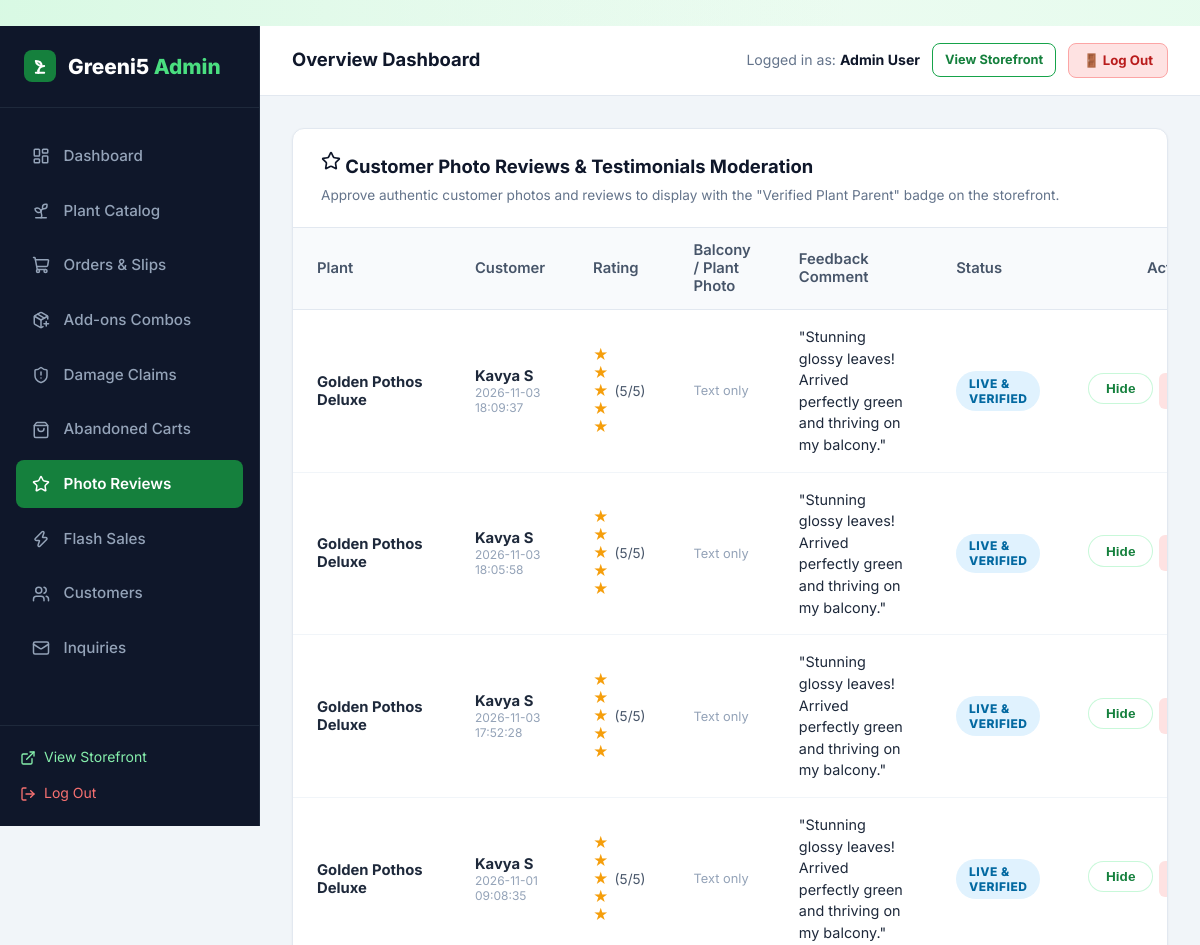
Before: /admin/reviews (signed in, upper part) with the older database file.
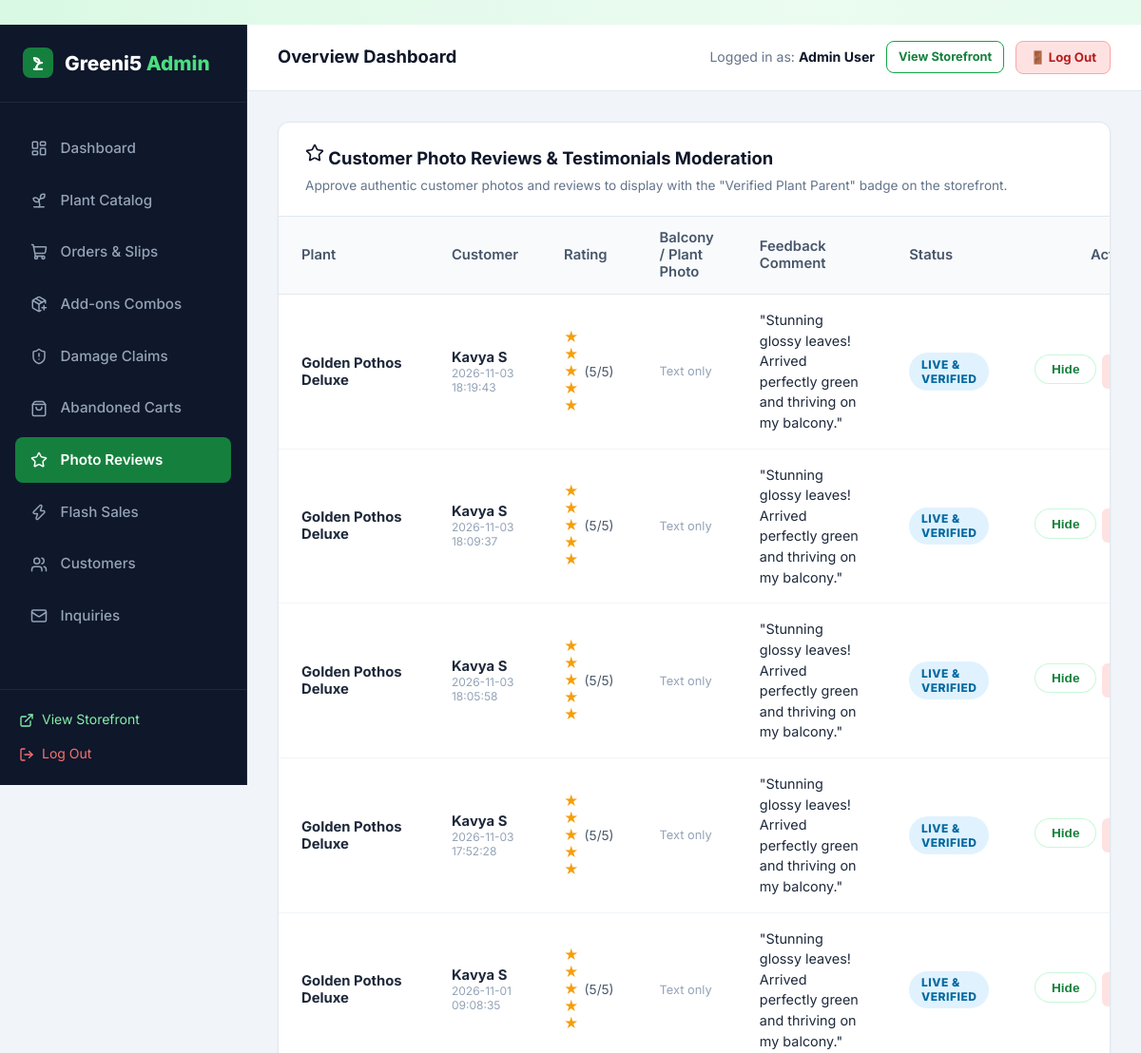
After: the same page with the newer database file.
### tables this page shows
CREATE TABLE reviews (
    id INTEGER PRIMARY KEY AUTOINCREMENT,
    plant_id INTEGER NOT NULL,
    user_id INTEGER,
    user_name TEXT NOT NULL,
    rating INTEGER NOT NULL CHECK(rating >= 1 AND rating <= 5),
    comment TEXT NOT NULL,
    created_at TIMESTAMP DEFAULT CURRENT_TIMESTAMP, photo_url TEXT DEFAULT '', is_approved INTEGER DEFAULT 1,
    FOREIGN KEY (plant_id) REFERENCES plants(id) ON DELETE CASCADE,
    FOREIGN KEY (user_id) REFERENCES users(id) ON DELETE SET NULL
);

CREATE TABLE plants (
    id INTEGER PRIMARY KEY AUTOINCREMENT,
    category_id INTEGER NOT NULL,
    name TEXT NOT NULL,
    slug TEXT NOT NULL UNIQUE,
    price REAL NOT NULL,
    discount_price REAL,
    stock INTEGER NOT NULL DEFAULT 10,
    description TEXT NOT NULL,
    sunlight TEXT,
    watering TEXT,
    temperature TEXT,
    soil TEXT,
    difficulty TEXT DEFAULT 'Easy',
    is_featured INTEGER DEFAULT 0,
    is_bestseller INTEGER DEFAULT 0,
    created_at TIMESTAMP DEFAULT CURRENT_TIMESTAMP,
    FOREIGN KEY (category_id) REFERENCES categories(id) ON DELETE CASCADE
);

### app.py (the view)
@app.route('/admin/reviews')
@admin_required
def admin_reviews():
    reviews = query_db('''
        SELECT r.*, p.name as plant_name
        FROM reviews r
        JOIN plants p ON r.plant_id = p.id
        ORDER BY r.id DESC
    ''')
    return render_template('admin/reviews_moderation.html', reviews=reviews)

### app.py (called while the page is built)
@app.after_request
def add_cache_control_headers(response):
    if response.content_type and 'text/html' in response.content_type:
        response.headers['Cache-Control'] = 'no-cache, no-store, must-revalidate, max-age=0'
        response.headers['Pragma'] = 'no-cache'
        response.headers['Expires'] = '0'
    return response

def admin_required(f):
    @wraps(f)
    def decorated_function(*args, **kwargs):
        if 'user_id' not in session:
            flash('Admin authentication required.', 'warning')
            return redirect(url_for('login', next=request.full_path.rstrip('?')))
        user = query_db('SELECT role FROM users WHERE id = ?', (session['user_id'],), one=True)
        if not user or user['role'] != 'admin':
            flash('Access denied. Administrator privileges required.', 'danger')
            return redirect(url_for('index'))
        return f(*args, **kwargs)
    return decorated_function

### database.py (called while the page is built)
def get_db():
    db = getattr(g, '_database', None)
    if db is None:
        db = g._database = sqlite3.connect(DATABASE)
        db.row_factory = sqlite3.Row
        db.execute('PRAGMA foreign_keys = ON;')
    return db

### templates/admin/reviews_moderation.html (shortened to what this page needs)
﻿{% extends "admin/base_admin.html" %}
{% block admin_content %}
<div class="admin-card">
  <div class="admin-card-header">
    <div>
      <h3 class="admin-card-title"><i data-lucide="star" style="width: 20px;"></i> Customer Photo Reviews & Testimonials Moderation</h3>
      <p style="font-size: 0.85rem; color: #64748b; margin-top: 4px;">Approve authentic customer photos and reviews to display with the "Verified Plant Parent" badge on the storefront.</p>
    </div>
  </div>
  <div class="table-responsive">
    <table class="admin-table">
      <thead>
        <tr>
          <th>Plant</th>
          <th>Customer</th>
          <th>Rating</th>
          <th>Balcony / Plant Photo</th>
          <th>Feedback Comment</th>
          <th>Status</th>
          <th style="text-align: right;">Action</th>
        </tr>
      </thead>
      <tbody>
        {% for rev in reviews %}
        <tr>
          <td>
            <strong>{{ rev.plant_name }}</strong>
          </td>
          <td>
            <div><strong>{{ rev.user_name }}</strong></div>
            <div style="font-size: 0.75rem; color: #94a3b8;">{{ rev.created_at }}</div>
          </td>
          <td>
            <div style="display: flex; align-items: center; gap: 2px; color: #f59e0b;">
              {% for i in range(rev.rating) %}
                &#9733;
              {% endfor %}
              <span style="color: #475569; font-size: 0.85rem; margin-left: 4px;">({{ rev.rating }}/5)</span>
            </div>
          </td>
          <td>
            {% if rev.photo_url %}
              <a href="{{ rev.photo_url }}" target="_blank">
                <img src="{{ rev.photo_url }}" alt="Plant Photo" style="width: 54px; height: 54px; border-radius: 8px; object-fit: cover; border: 1.5px solid #22c55e;">
              </a>
            {% else %}
              <span style="color: #94a3b8; font-size: 0.8rem;">Text only</span>
            {% endif %}
          </td>
          <td style="font-size: 0.9rem; color: #1e293b; max-width: 280px; line-height: 1.5;">
            "{{ rev.comment }}"
          </td>
          <td>
            {% if rev.is_approved %}
              <span class="badge badge-accepted">Live & Verified</span>
            {% else %}
              <span class="badge badge-pending">Pending Approval</span>
            {% endif %}
          </td>
          <td style="text-align: right;">
            <div style="display: inline-flex; gap: 6px;">
              {% if not rev.is_approved %}
                <form action="{{ url_for('admin_review_approve', review_id=rev.id) }}" method="POST" style="display:inline;">
                  <button type="submit" class="btn btn-primary btn-sm" title="Approve review">
                    <i data-lucide="check" style="width: 14px;"></i> Approve
                  </button>
                </form>
              {% else %}
                <form action="{{ url_for('admin_review_reject', review_id=rev.id) }}" method="POST" style="display:inline;">
                  <button type="submit" class="btn btn-secondary btn-sm" title="Hide review">
                    Hide
                  </button>
                </form>
              {% endif %}
              <form action="{{ url_for('admin_review_delete', review_id=rev.id) }}" method="POST" style="display:inline;" onsubmit="return confirm('Delete this review completely?');">
                <button type="submit" class="btn btn-sm" style="background: #fee2e2; color: #dc2626; border: none; padding: 6px 10px; border-radius: 6px; cursor: pointer;">
                </button>
              </form>
            </div>
          </td>
        </tr>
        {% else %}
        <tr>
          <td colspan="7" style="text-align: center; padding: 2.5rem; color: #64748b;">
            No reviews submitted yet!
          </td>
        </tr>
        {% endfor %}
      </tbody>
    </table>
  </div>
</div>
{% endblock %}

Changed rows visible on the page:
added reviews: plant_name "Golden Pothos Deluxe", user_name "Kavya S", created_at "2026-11-03 18:19:43", rating "5", photo_url "Text only", comment "Stunning glossy leaves! Arrived perfectly green and thriving on my balcony.", is_approved "LIVE & VERIFIED"
